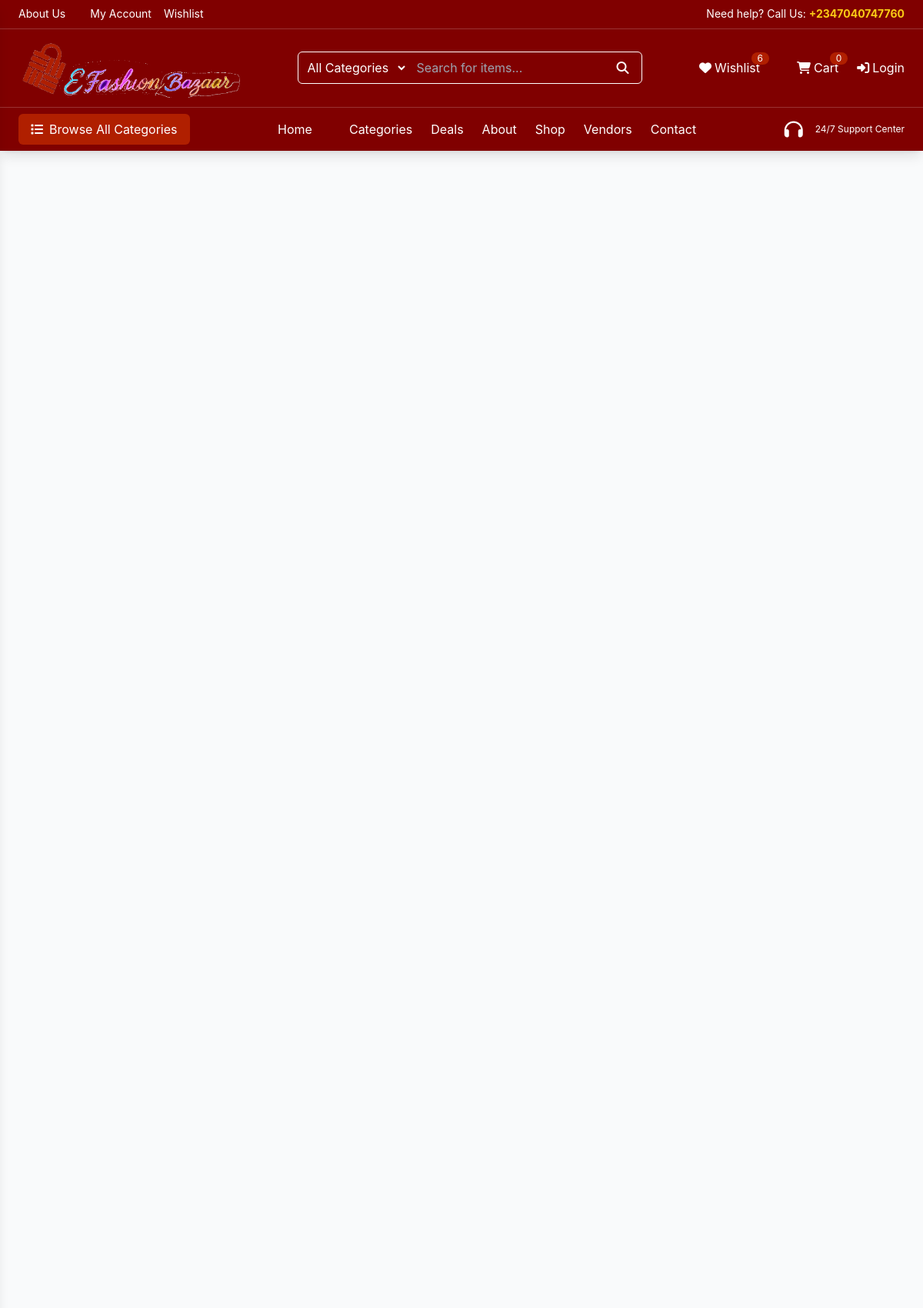
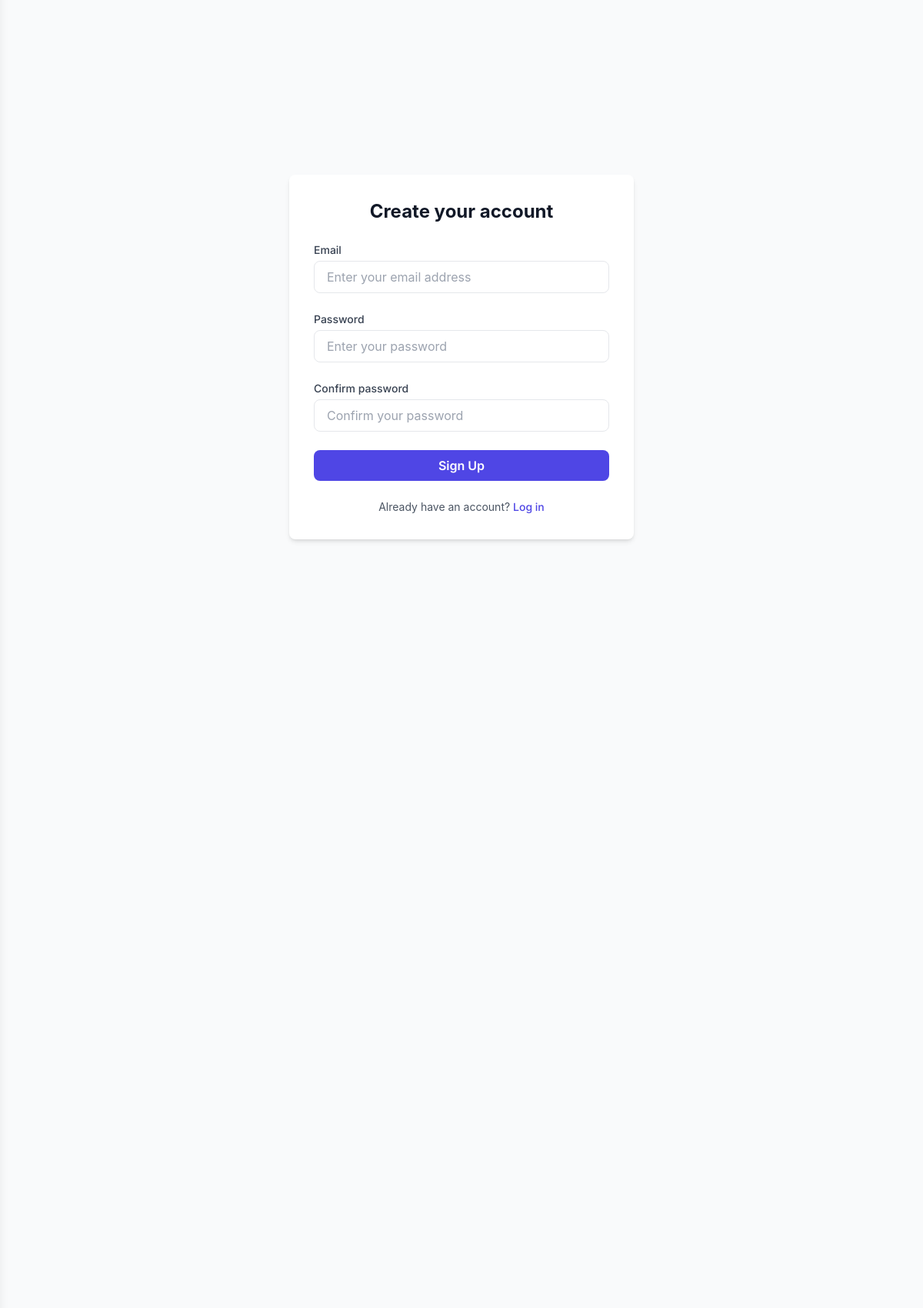
Screenshot of /auth/register/ (upper part) with the database file from the repository (2 pictures, top to bottom).
### addon/models.py (models this page shows, shortened)
class SiteConfiguration(models.Model):
    site_name = models.CharField(max_length=255, default="My Website")
    site_header = models.CharField(max_length=255, default="My Website Admin")
    site_brand = models.CharField(max_length=255, default="My Website Brand")
    site_logo = models.ImageField(upload_to="branding/", null=True, blank=True)
    login_logo = models.ImageField(upload_to="branding/", null=True, blank=True)
    favicon = models.ImageField(upload_to="branding/", null=True, blank=True)
    welcome_text = models.CharField(max_length=255, default="Welcome to My Website")
    footer_text = models.CharField(max_length=255, default="© 2025 My Website")
    address = models.CharField(max_length=255, blank=True, null=True, help_text="Company address shown in footer/contact")
    phone = models.CharField(max_length=50, blank=True, null=True, help_text="Primary phone number")
    email = models.EmailField(blank=True, null=True, help_text="Support or sales email")
    working_hours = models.CharField(max_length=100, blank=True, null=True, help_text="e.g. 10:00 - 18:00, Mon - Sat")
    singleton = models.BooleanField(default=True, editable=False)
    currency_abbr = models.CharField(max_length=255, blank=True, null=True, default="$", help_text="$")
    currency_symbol = models.CharField(max_length=255, blank=True, null=True, default="USD", help_text="USD")
    class Meta:
        verbose_name = "Site Configuration"
        verbose_name_plural = "Site Configuration"
    @classmethod
    def get_solo(cls):
        obj, created = cls.objects.get_or_create(pk=1)
        return obj

### userauths/views.py (the view)
# urls.py: path('register/', views.register_view, name='register'),
def register_view(request):
    if request.user.is_authenticated:
        return redirect('store:index')
    if request.method == 'POST':
        form = RegistrationForm(request.POST)
        if form.is_valid():
            user = form.save(commit=False)
            user.set_password(form.cleaned_data.get('password'))
            user.save()
            messages.success(request, 'Registration successful! You can now log in.')
            return redirect('userauths:login')
        else:
            pass
    else:
        form = RegistrationForm()
    return render(request, 'register.html', {'form': form})

### userauths/forms.py (shortened to what this page needs)
class RegistrationForm(forms.ModelForm):
    password = forms.CharField(widget=forms.PasswordInput(attrs={
        'class': 'w-full px-4 py-2 border rounded-lg focus:outline-none focus:ring-2 focus:ring-blue-500',
        'placeholder': 'Enter your password'
    }))
    password2 = forms.CharField(label='Confirm password', widget=forms.PasswordInput(attrs={
        'class': 'w-full px-4 py-2 border rounded-lg focus:outline-none focus:ring-2 focus:ring-blue-500',
        'placeholder': 'Confirm your password'
    }))
    class Meta:
        model = User
        fields = [ 'email']
        widgets = {
            'email': forms.EmailInput(attrs={
                'class': 'w-full px-4 py-2 border rounded-lg focus:outline-none focus:ring-2 focus:ring-blue-500',
                'placeholder': 'Enter your email address'
            }),
        }

### addon/context_processors.py (called while the page is built)
def global_context(request):
    context = {}
    context['site_config'] = models.SiteConfiguration.get_solo()
    context['theme_settings'] = models.ThemeSettings.get_solo()
    context['hero_section'] = models.HeroSection.objects.filter(active=True).first()
    context['social_links'] = models.SocialLink.objects.all()
    return context

### addon/models.py (called while the page is built)
    @classmethod
    def get_solo(cls):
        obj, created = cls.objects.get_or_create(pk=1)
        return obj

### order/context_processors.py (called while the page is built)
def global_context(request):
    context = {}
    cart = Cart.get_for_request(request)
    context['cart_item_count'] = CartItem.objects.filter(cart=cart).count()
    return context

### order/models.py (called while the page is built)
    @classmethod
    def get_for_request(cls, request):
        if request.user.is_authenticated:
            cart, _ = cls.objects.get_or_create(user=request.user)
            return cart
        if not request.session.session_key:
            request.session.create()
        session_key = request.session.session_key
        cart, _ = cls.objects.get_or_create(session_key=session_key, user=None)
        return cart

### userauths/templates/register.html (shortened to what this page needs)
{% extends 'base/base.html' %}
{% block content %}
<div class="flex items-center justify-center min-h-screen bg-gray-50">
    <div class="w-full max-w-md p-8 space-y-6 bg-white rounded-lg shadow-md">
        <h2 class="text-2xl font-bold text-center text-gray-900">Create your account</h2>
        <form method="post" class="space-y-6" x-data="{ isSubmitting: false }" @submit="isSubmitting = true">
            {% for field in form %}
            <div>
                <label for="{{ field.id_for_label }}"
                    class="block text-sm font-medium text-gray-700">{{field.label}}</label>
                <div class="mt-1">
                    {{ field }}
                </div>
            </div>
            {% endfor %}
            <div>
                <button type="submit" :disabled="isSubmitting"
                    class="flex items-center justify-center w-full px-4 py-2 font-semibold text-white bg-indigo-600 rounded-lg hover:bg-indigo-700 focus:outline-none focus:ring-2 focus:ring-offset-2 focus:ring-indigo-500 transition duration-300 disabled:bg-indigo-400 disabled:cursor-not-allowed">
                    <span x-show="!isSubmitting">Sign Up</span>
                </button>
            </div>
        </form>
        <p class="text-sm text-center text-gray-600">
            Already have an account? <a href="{% url 'userauths:login' %}"
                class="font-medium text-indigo-600 hover:text-indigo-500">Log in</a>
        </p>
    </div>
</div>
{% endblock %}

### templates/partials/header.html (shortened to what this page needs)
{% load static %}
<nav id="main-nav" class="fixed top-0 left-0 w-full z-50 text-[{{theme_settings.header_text_color}}]"
    data-homepage="{% if is_homepage %}true{% elif request.path == '/' %}true{% else %}false{% endif %}">
    <div id="top-bar"
        class="hidden md:flex justify-between items-center px-6 py-2 text-sm border-b border-transparent transition-all duration-300">
        <div class="flex space-x-4">
            <a href="{% url 'addon:about' %}" class="hover:underline">About Us </a>
            <a href="{% url 'customer:dashboard' %}" class="hover:underline">My Account</a>
            <a href="{% url 'customer:wishlist' %}" class="hover:underline">Wishlist</a>
        </div>
        <div class="flex items-center space-x-4">
            <span>Need help? Call Us: <span class="text-yellow-400 font-bold">{{site_config.phone}}</span></span>
        </div>
    </div>
    <div id="main-nav-content"
        class="flex items-center justify-between px-4 md:px-6 py-3 border-t border-white/20 transition-all duration-300">
        <a href="{% url 'store:index' %}">
            <img src="{{site_config.site_logo.url}}" alt="Logo" class="object-contain w-32 md:w-[18rem]">
        </a>
        <div id="search-container" class="hidden md:flex items-center border border-white rounded-md overflow-hidden">
            <select class="bg-transparent px-2 py-2 focus:outline-none">
                <option class="bg-black">All Categories </option>
            </select>
            <input type="text" placeholder="Search for items..."
                class="bg-transparent placeholder-white-light px-3 py-2 w-64 focus:outline-none">
            <button class="px-4">
                <i class="fa fa-search"></i>
            </button>
        </div>
        <div class="flex items-center space-x-4 md:space-x-6">
            <a href="{% url 'customer:wishlist' %}" class="relative flex items-center">
                <i class="fa fa-heart mr-1"></i> <span class="hidden md:inline">Wishlist</span>
                <span class="absolute -top-2 -right-3 bg-[#B01F00] text-xs rounded-full px-2">6</span>
            </a>
            <a href="{% url 'store:cart' %}" class="relative flex items-center">
                <i class="fa fa-shopping-cart mr-1"></i> <span class="hidden md:inline">Cart</span>
                <span class="absolute -top-2 -right-3 bg-[#B01F00] text-xs rounded-full px-2">
                    <span class="cart_item_count">
                        {{cart_item_count|default:"0"}}
                    </span>
                </span>
            </a>
            {% if request.user.is_authenticated %}
                <a href="{% url 'customer:dashboard' %}" class="hidden md:flex items-center">
                    <i class="fa fa-user me-2"></i> Account
                </a>
                <a href="{% url 'userauths:logout' %}" class="hidden md:flex items-center">
                    <i class="fa fa-power-off mr-1"></i>
                </a>
            {% else %}
            <a href="{% url 'userauths:login' %}" class="hidden md:flex items-center">
                <i class="fa fa-sign-in-alt mr-1"></i> Login
            </a>
            {% endif %}
        </div>
    </div>
    <div id="bottom-bar"
        class="hidden md:flex items-center justify-between px-6 py-2 border-t border-white/20 transition-all duration-300">
        <button class="bg-[#B01F00] px-4 py-2 rounded-md flex items-center hover:bg-red-800 transition-colors">
            <i class="fa fa-list mr-2"></i> Browse All Categories
        </button>
        <div id="desktop-links" class="flex space-x-6">
            <a href="/">Home</a>
            <a href="{% url 'store:category_list' %}">Categories</a>
            <a href="{% url 'store:shop' %}">Deals</a>
            <a href="{% url 'addon:about' %}">About</a>
            <a href="{% url 'store:shop' %}">Shop</a>
            <a href="{% url 'vendor:vendor_list' %}">Vendors</a>
            <a href="{% url 'addon:contact' %}">Contact</a>
        </div>
        <div class="flex items-center space-x-2">
            <i class="fa fa-headphones text-2xl"></i>
            <div>
                <div class="text-xs">24/7 Support Center</div>
            </div>
        </div>
    </div>
</nav>

### static/assets/css/style.css (style rules this page uses)
body { font-family: "Inter", sans-serif; overflow-x: hidden; }
#main-nav { transition: background-color 0.3s ease-in-out, color 0.3s ease-in-out; }

### rows the page displays
SiteConfiguration: phone "+2347040747760", site_logo (picture)

### other values shown
{{ cart_item_count|default:"0" }} "0"
{{ field.label }} "Email" "Password" "Confirm password"
